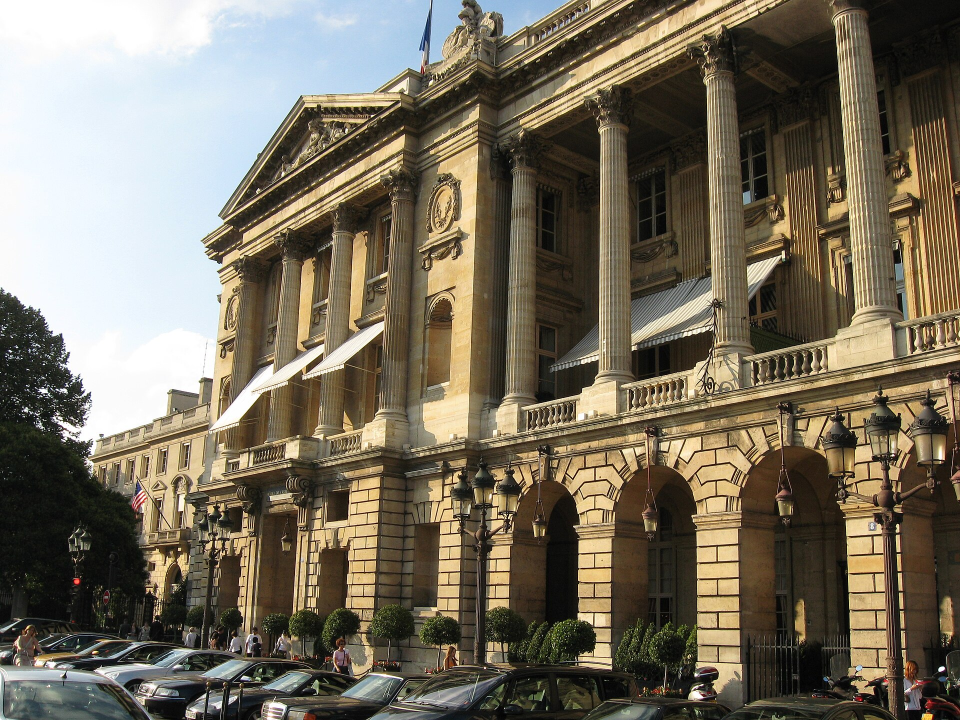
#> input picture episodes/en-lustig-eiffel-tower/img/arka_2_crillon.jpg, 1920 x 1440 px (shown at 1/2 size)
$ python gorsel.py
#> lines starting #> are read from the running program, lines starting #| are printed output that depends on the picture
"""en-lustig-eiffel-tower görselleri (ham indirilenlerden):  python episodes/en-lustig-eiffel-tower/gorsel.py
 arka.jpg  : Hôtel de Crillon cephesi (Claus, 2007, kamu malı), kare kırpım (arabalar dışarıda), renk 0.72, parlaklık 1.10
 ev_1.jpg  : ABD Adalet Bakanlığı / BOI kimlik kartı, 25.6.1931 (kamu malı); üst başlık kırpıldı, 2,35x LANCZOS + UnsharpMask
 ev_2.jpg  : LoC Photochrom baskısı, Eyfel Kulesi ve çeşme, ~1890-1905 (kamu malı); yanlardan kırpıldı, 1080x816
"""
from pathlib import Path
from PIL import Image, ImageEnhance, ImageFilter

H = Path(__file__).resolve().parent / "img"


def arka():
    im = Image.open(H / "arka_2_crillon.jpg").convert("RGB").crop((420, 0, 1620, 1200)).resize((1080, 1080), Image.LANCZOS)
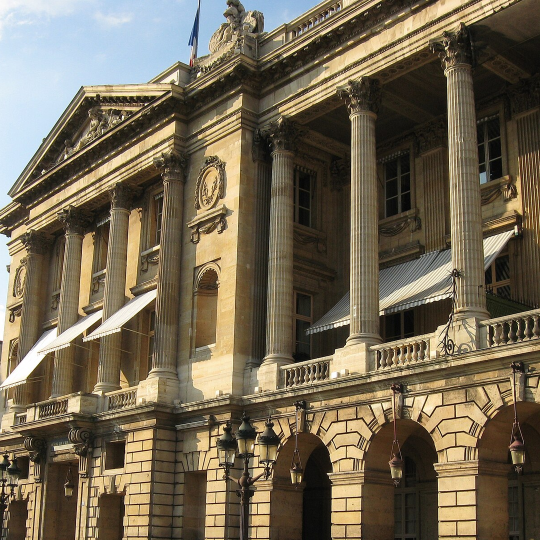
#> im: PIL image 1080x1080 RGB (shown at 1/2 size); mean R, G, B 115.5, 104.5, 83.9
    im = ImageEnhance.Color(im).enhance(0.72)
    im = ImageEnhance.Brightness(im).enhance(1.10)
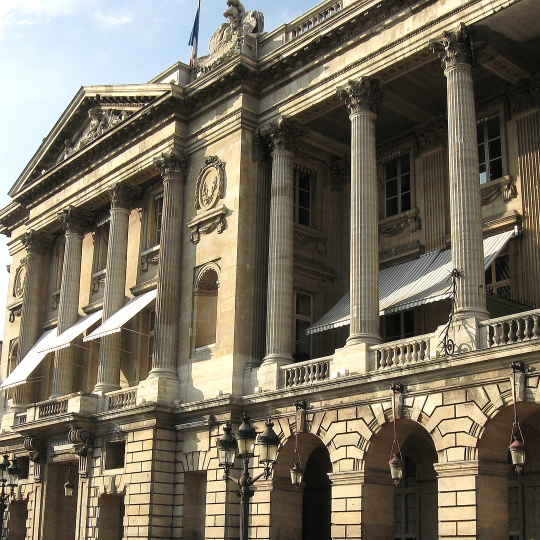
#> im: PIL image 1080x1080 RGB (shown at 1/2 size); mean R, G, B 122.3, 113.9, 97.5
    im.save(H / "arka.jpg", quality=93)


def ev1():
#> (the run stopped early here; a loop or call above may not have finished)

$ run again, with episodes/alanya-adam-atacagi/img/kaynak_arka.jpg copied over episodes/en-lustig-eiffel-tower/img/arka_2_crillon.jpg
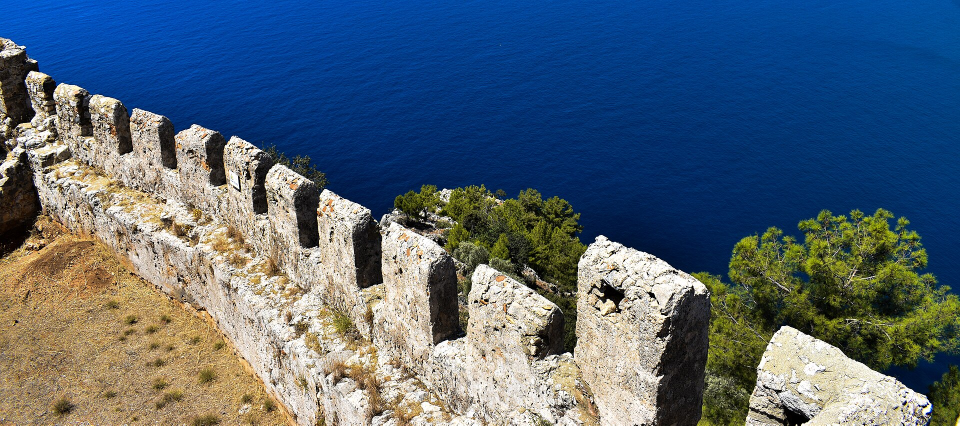
#> input picture episodes/alanya-adam-atacagi/img/kaynak_arka.jpg, 1920 x 851 px (shown at 1/2 size)
#> in arka, `im = Image.open(H / "arka_2_crillon.jpg").convert("RGB").crop((420, 0,..`:
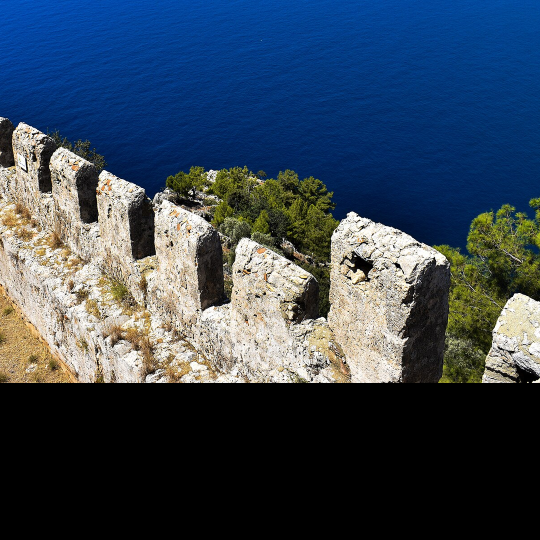
#> im: PIL image 1080x1080 RGB (shown at 1/2 size); mean R, G, B 55.6, 69.9, 85.2
#> in arka, `im = ImageEnhance.Color(im).enhance(0.72)`:
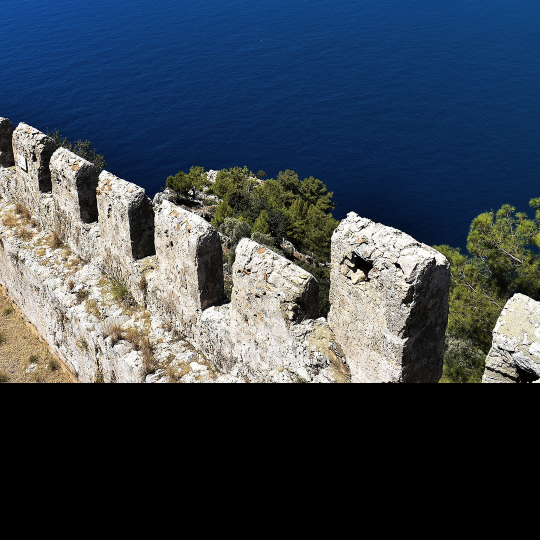
#> im: PIL image 1080x1080 RGB (shown at 1/2 size); mean R, G, B 58.6, 68.9, 79.9

$ run again, with episodes/anemas-zindani-1376/img/kaynak_arka.jpg copied over episodes/en-lustig-eiffel-tower/img/arka_2_crillon.jpg
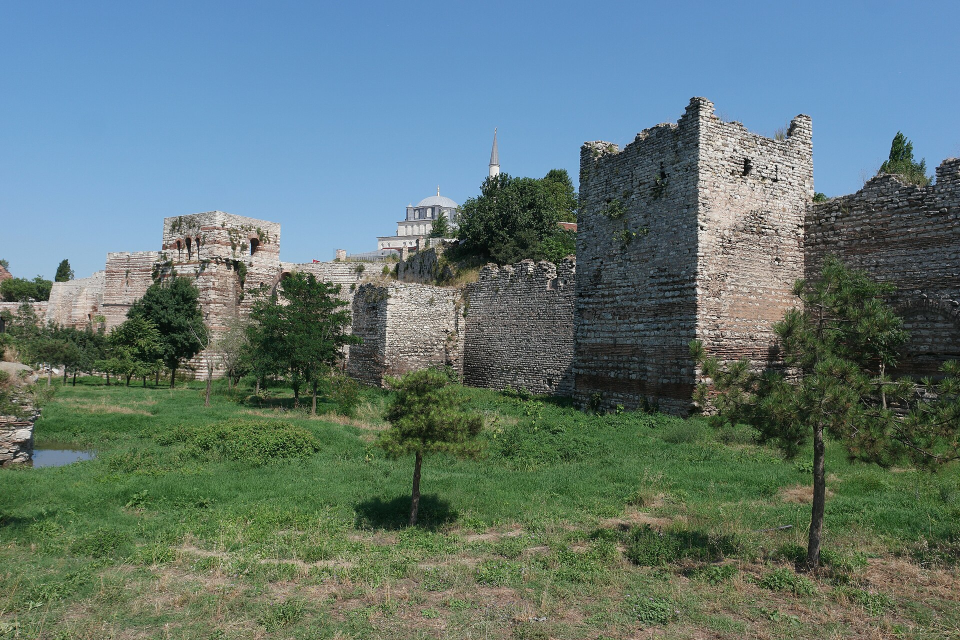
#> input picture episodes/anemas-zindani-1376/img/kaynak_arka.jpg, 1920 x 1280 px (shown at 1/2 size)
#> in arka, `im = Image.open(H / "arka_2_crillon.jpg").convert("RGB").crop((420, 0,..`:
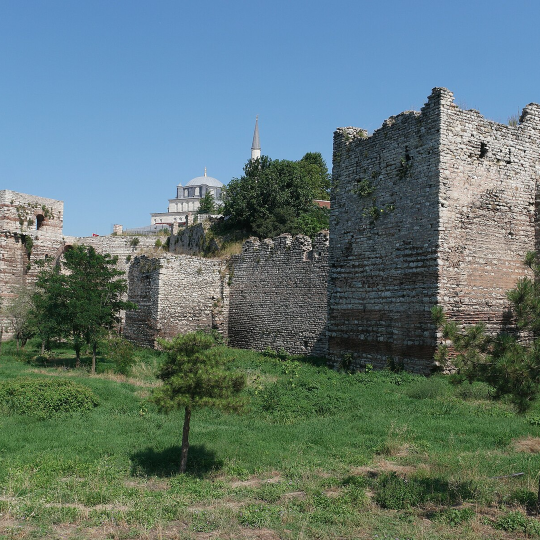
#> im: PIL image 1080x1080 RGB (shown at 1/2 size); mean R, G, B 96.8, 118.3, 116.6
#> in arka, `im = ImageEnhance.Brightness(im).enhance(1.10)`:
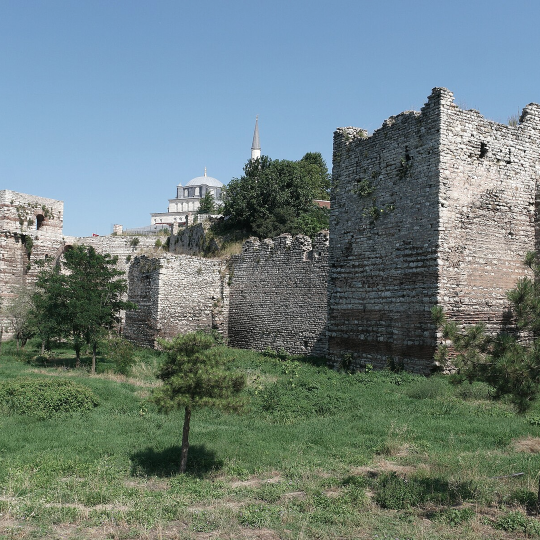
#> im: PIL image 1080x1080 RGB (shown at 1/2 size); mean R, G, B 110, 127.1, 125.8
